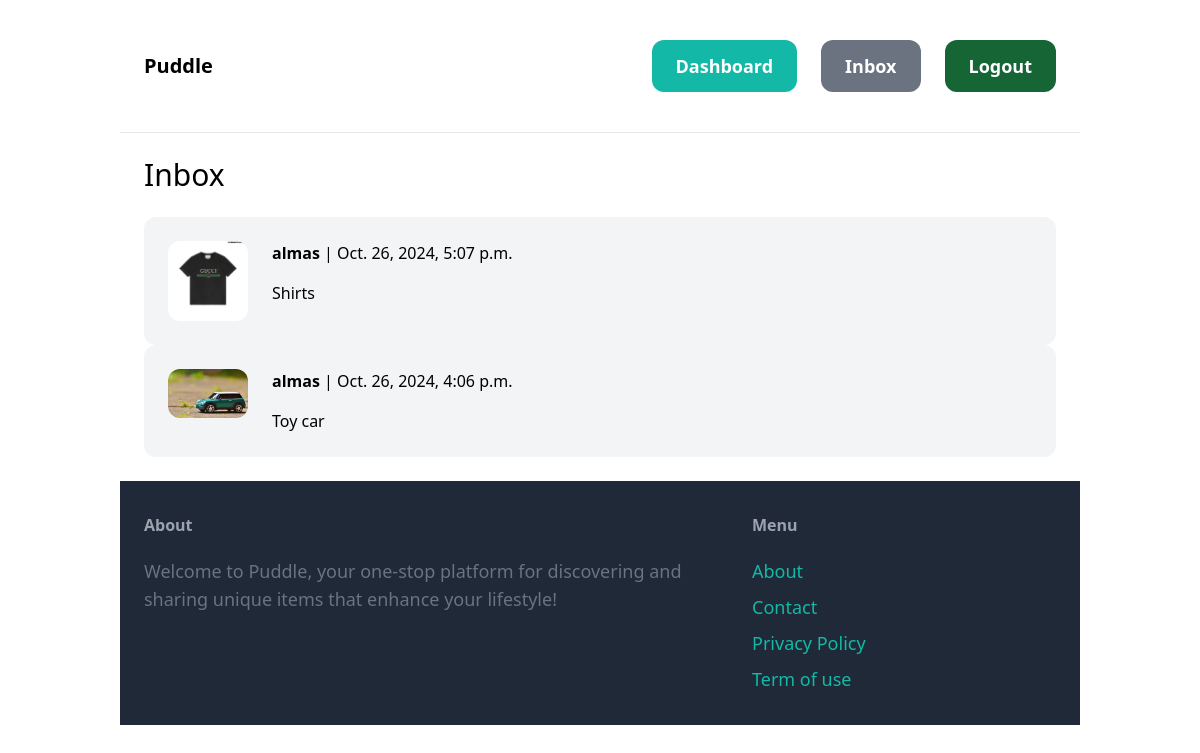
The page /inbox/ (signed in) on the database its author committed.
### conversation/models.py (models this page shows)
class Conversation(models.Model):
    item=models.ForeignKey(Item, related_name='conversations', on_delete=models.CASCADE)
    members=models.ManyToManyField(User, related_name='conversations')
    created_at=models.DateTimeField(auto_now_add=True)
    modified_at=models.DateTimeField(auto_now=True)
    class Meta:
        ordering=('-modified_at',)

### item/models.py (models this page shows, shortened)
class Item(models.Model):
    Category=models.ForeignKey(Category,related_name='item', on_delete=models.CASCADE)
    name=models.CharField(max_length=255)
    description=models.TextField(blank=True,null=True)
    price=models.FloatField()
    image=models.ImageField(upload_to='item_images',blank=True,null=True)
    issold=models.BooleanField(default=False)
    created_by=models.ForeignKey(User, related_name='item',on_delete=models.CASCADE)
    created_at=models.DateTimeField(auto_now_add=True)

### conversation/views.py (the view)
# urls.py: path('',views.inbox,name='inbox'),
@login_required
def inbox(request):
    conversations= Conversation.objects.filter(members__in=[request.user.id])
    return render(request, 'conversation/inbox.html',{
       'conversations':conversations
    })

### conversation/templates/conversation/inbox.html
{% extends 'core/base.html' %} {% block title' %} Inbox {% endblock %}
{% block content %}
<h1 class="mb-6 text-3xl">Inbox</h1>
<div class="space-y-6">
  {% for conversation in conversations %}
  <a href="{% url 'conversation:detail' conversation.id %}">
    <div class="p-6 flex bg-gray-100 rounded-xl">
      <div class="pr-6">
        <img src="{{ conversation.item.image.url }}" class="w-20 rounded-xl" />
      </div>
      <div>
        {% for member in conversation.members.all %}
        {% if member != request.user %}
        <p class="mb-4">
          <strong>{{ member.username}} </strong>| {{ conversation.modified_at }}
        </p>
        <p>{{ conversation.item.name }}</p>
        {% endif %}
        {% endfor %}
      </div>
    </div>
  </a>
  {% endfor %}
</div>
{% endblock content %}

### rows shown on the page
Conversation: item.image (picture), modified_at "Oct. 26, 2024, 5:07 p.m.", item.name "Shirts"
Conversation: item.image (picture), modified_at "Oct. 26, 2024, 4:06 p.m.", item.name "Toy car"

### other values the page prints
{{ member.username }} "almas"
